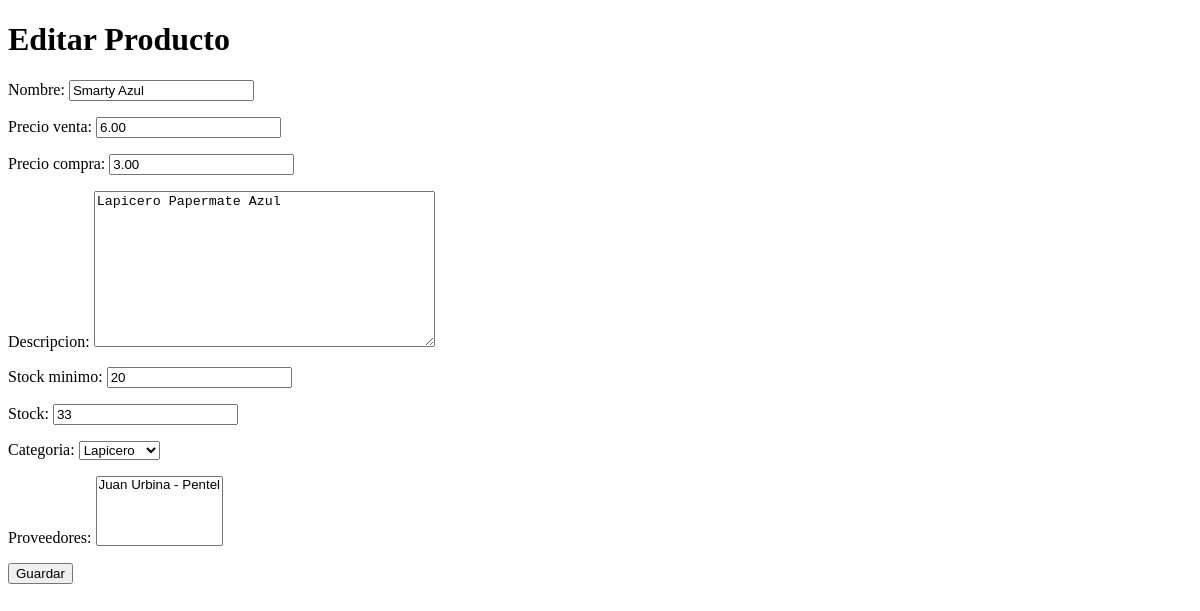
The page /products/edit/1/ on the database as committed earlier.
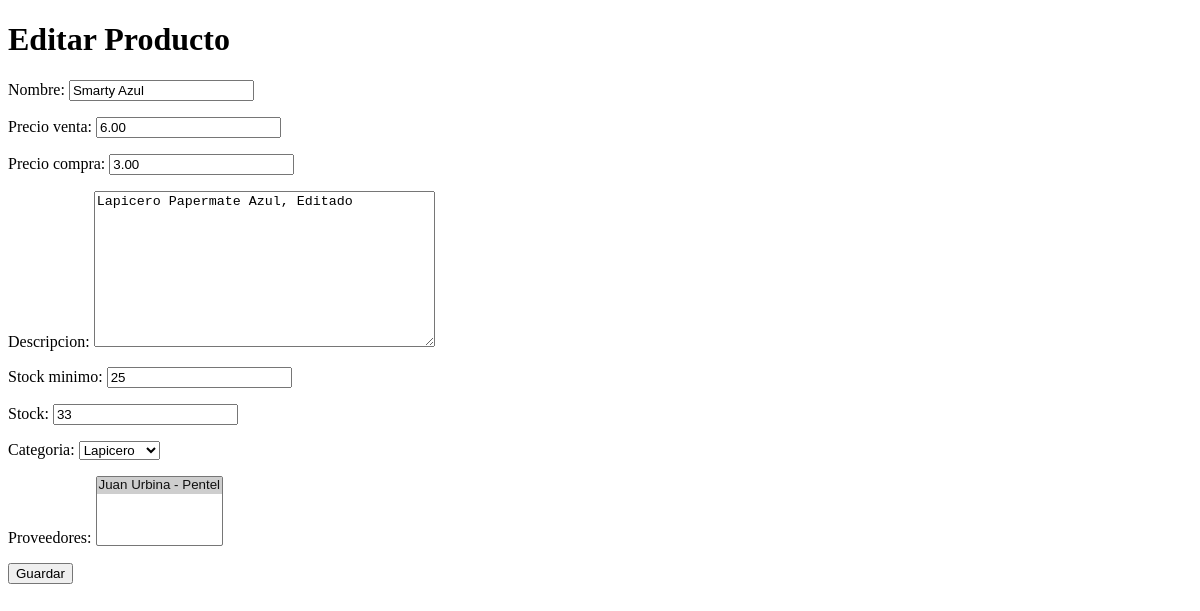
The same page on the database as committed later.
### backend/models.py (models this page shows, shortened)
class Producto(models.Model):
    nombre = models.CharField(max_length=100)
    precio_venta = models.DecimalField(max_digits=10, decimal_places=2)
    precio_compra = models.DecimalField(max_digits=10, decimal_places=2)
    descripcion = models.TextField(blank=True, null=True)
    stock_minimo = models.IntegerField()
    stock = models.IntegerField()
    ultima_actualizacion = models.DateTimeField(auto_now_add=True)
    categoria = models.ForeignKey(Categoria, on_delete=models.CASCADE)
    proveedores = models.ManyToManyField(Proveedor, through='ProductoProveedor')
    imagen = models.ImageField(upload_to='productos/', blank=True, null=True)

class Categoria(models.Model):
    nombre = models.CharField(max_length=100)
    descripcion = models.TextField(blank=True, null=True)
    created_by = models.ForeignKey(User, on_delete=models.CASCADE)
    imagen = models.ImageField(upload_to='categorias/', blank=True, null=True)
    def __str__(self):
        return self.nombre

class Proveedor(models.Model):
    nombre = models.CharField(max_length=100)
    email = models.EmailField(max_length=255, blank=True, null=True)
    telefono = models.CharField(max_length=15, blank=True, null=True)
    empresa = models.ForeignKey(Empresa, on_delete=models.CASCADE)
    def __str__(self):
        return f'{self.nombre} - {self.empresa}'

class Empresa(models.Model):
    nombre = models.CharField(max_length=100)
    def __str__(self):
        return self.nombre

### backend/views.py (the view)
# urls.py: path('products/edit/<int:product_id>/', EditProduct, name='EditProduct'),
def EditProduct(request, product_id):
    product = get_object_or_404(Producto, id=product_id)
    if request.method == 'POST':
        form = ProductoEditForm(request.POST, instance=product)  # Asocia datos del POST al formulario
        if form.is_valid():
            form.save()  # Guarda los cambios en la base de datos
            return redirect('Inventory')  # Redirige a la vista de inventario
    else:
        form = ProductoEditForm(instance=product)  # Precarga los datos del producto en el formulario
    return render(request, 'EditProduct.html', {'product': product, 'form': form})

### backend/forms.py
class ProductoEditForm(forms.ModelForm):
    class Meta:
        model = Producto
        fields = [
            'nombre',
            'precio_venta',
            'precio_compra',
            'descripcion',
            'stock_minimo',
            'stock',
            'categoria',
            'proveedores'
        ]

### backend/templates/EditProduct.html (shortened to what this page needs)
<!DOCTYPE html>
<html lang="en">
<head>
</head>
<body>
    <h1>Editar Producto</h1>
    <form method="post">
        {{ form.as_p }}
        <button type="submit">Guardar</button>
    </form>
</body>
</html>

Rows that differ between the two databases and show on the page:
changed Producto "Lapicero": descripcion "Lapicero Papermate Azul" → "Lapicero Papermate Azul, Editado"; stock_minimo "20" → "25"
Other text that changed with them:
form field proveedores: "Juan Urbina - Pentel" → "Juan Urbina - Pentel ☑"
